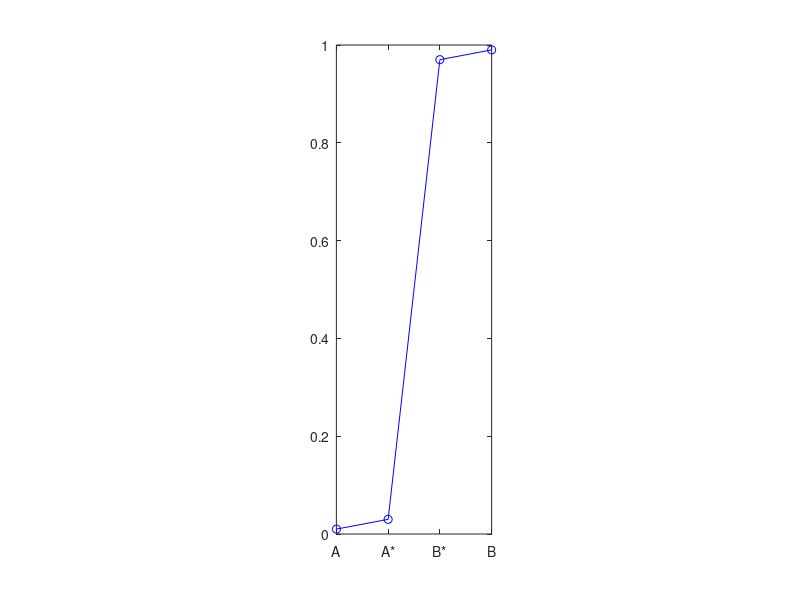

Here is the MATLAB script that generated this plot: (Note: this script raises an error after producing the figure.)
%% Ventral hippocampus activity
xlabel = {'A','A*','B*','B'};
x = [1, 2, 3, 4];
y1 = [0.01, 0.03, 0.97, 0.99];
y2 = [0.98, 0.97, 0.04, 0.01];

hold on
subplot(1,3,2)
plot(x,y1,'o-b')
set(set(gca,'XTick',1:4,'XTickLabel',xlabel))
hold on
plot(x,y2,'o-r')
title('Predicted Ventral CA1 response to different stimuli')
ylim([-0.05, 1.05])				%... and y-limits.
ylabel('Populational Firing Correlation')
legend('Compare to Stimulus B','Compare to Stimulus A')

%% Auditory cortex activity

xlabel = {'A','A*','B*','B'};
x = [1, 2, 3, 4];
y1 = [0.32, 0.50, 0.83, 0.99];
y2 = [0.98, 0.81, 0.51, 0.29];

subplot(1,2,2)
plot(x,y1,'o-b')
set(set(gca,'XTick',1:4,'XTickLabel',xlabel))
hold on
plot(x,y2,'o-r')
title('Predicted auditory cortical response to different stimuli')
ylim([-0.05, 1.05])				%... and y-limits.
ylabel('Populational Vector Correlation')
legend('Compare to Stimulus A','Compare to Stimulus B')

%% Behavioral respond
xlabel = {'A','A*','B*','B'};
x = [1, 2, 3, 4];
y2 = [1, 0.97, 0.3, 0.26];

figure(1),clf
subplot(1,3,1)
set(set(gca,'XTick',1:4,'XTickLabel',xlabel))
hold on
plot(x,y2,'o-r')
title('Predicted behavioral response to different stimuli')
ylim([-0.05, 1.05])				%... and y-limits.
ylabel('Normalised Freezing Time or Pupil Dilation')
legend('Fear response')

%% before and after fear retrival
xlabel = {'A','A*','B*','B'};
x = [1, 2, 3, 4];
y1 = [0.31, 0.35, 0.97, 0.99];
y2 = [0.98, 0.97, 0.32, 0.31];
y3 = [0.32, 0.50, 0.83, 0.99];
y4 = [0.98, 0.81, 0.51, 0.29];

subplot(1,3,3)
plot(x,y1,'o-b','DisplayName','Compared to stimulus B during Retrieval')
set(set(gca,'XTick',1:4,'XTickLabel',xlabel))
hold on
plot(x,y2,'o-r','DisplayName','Compared to stimulus A during Retrieval')
plot(x,y3,'o--b','DisplayName','Compared to stimulus B before Retrieval')
plot(x,y4,'o--r','DisplayName','Compared to stimulus A before Retrieval')
title('Predicted auditory cortical response before and during memory retrieval')
ylim([-0.05, 1.05])				%... and y-limits.
ylabel('Populational Firing Correlation')
legend

%% Auditory cortex activity

xlabel = {'A','A*','B*','B'};
x = [1, 2, 3, 4];
y1 = [0.32, 0.50, 0.83, 0.99];
y2 = [0.98, 0.81, 0.51, 0.29];

subplot(1,2,2)
plot(x,y1,'o-b')
set(set(gca,'XTick',1:4,'XTickLabel',xlabel))
hold on
plot(x,y2,'o-r')
title('Predicted auditory cortical response to different stimuli')
ylim([-0.05, 1.05])				%... and y-limits.
ylabel('Populational Vector Correlation')
legend('Compare to Stimulus A','Compare to Stimulus B')

%% Auditory cortex activity

xlabel = {'A','A*','B*','B'};
x = [1, 2, 3, 4];
y1 = [0.32, 0.50, 0.83, 0.99];
y2 = [0.98, 0.81, 0.51, 0.29];

subplot(1,2,2)
plot(x,y1,'o-b')
set(set(gca,'XTick',1:4,'XTickLabel',xlabel))
hold on
plot(x,y2,'o-r')
title('Predicted auditory cortical response to different stimuli')
ylim([-0.05, 1.05])				%... and y-limits.
ylabel('Populational Vector Correlation')
legend('Compare to Stimulus A','Compare to Stimulus B')


